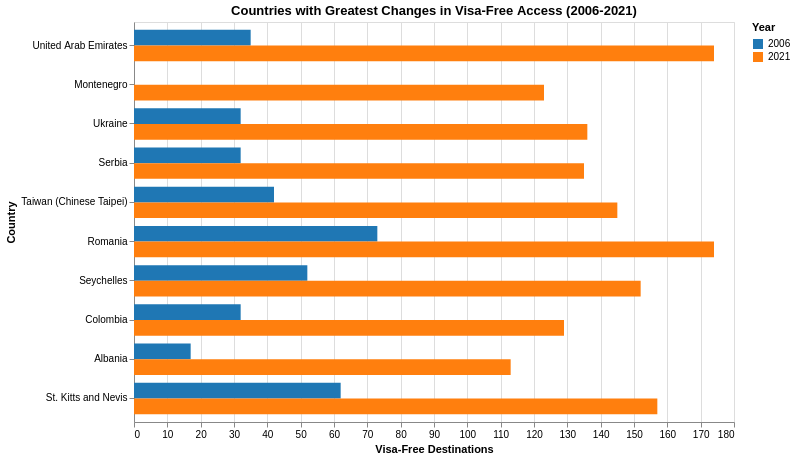

The code cell stored with this chart in its notebook:
### Markdown cell above
# Q2: Which countries have experienced the greatest changes as visa-free countries between 2006 and 2021?

We are request to show the visa-free changes on each country. The problem is that we are working with 199 countries and 15 years (15 categorized samples). Showing so many values in a single chart will only produce visaul noise. 

Since we are interested in showing only the top 5 or so, we will create a interactive integer inputs to set the rendered range (eg: from 0 to 5, from 12 to 18, from 0 to 10...). We will use a categorized palette. It will be a bar chart sinze "x" axis is not continuous. each country will have two bars, 2006 and 2021, to compare if it has increased or decreased. We will place the bars horizontally to be able to scale it in case we have many countries for rendering.

We are not only interested in the increment and decrement of new free-visa access, it is also relevant to know how much they had before and after. That is why we are not using a single bar (that can take positive and negative values) to represent the change.

### Code cell
# Calculate change in visa-free count between 2006 and 2021
data_2006 = rank_by_year[rank_by_year['year'] == 2006][['country', 'visa_free_count', 'region']].rename(columns={'visa_free_count': 'count_2006'})
data_2021 = rank_by_year[rank_by_year['year'] == 2021][['country', 'visa_free_count']].rename(columns={'visa_free_count': 'count_2021'})

# Merge and calculate change
changes = data_2006.merge(data_2021, on='country')
changes['change'] = changes['count_2021'] - changes['count_2006']
changes = changes.sort_values('change', ascending=False).reset_index(drop=True)
changes['rank'] = changes.index

# Prepare data for visualization (melt to long format)
changes_long = changes.melt(
    id_vars=['country', 'region', 'change', 'rank'],
    value_vars=['count_2006', 'count_2021'],
    var_name='year',
    value_name='visa_free_count'
)
changes_long['year'] = changes_long['year'].map({'count_2006': '2006', 'count_2021': '2021'})

# Create range sliders for selecting countries
start_slider = alt.binding_range(min=0, max=len(changes)-10, step=1, name='Start Rank: ')
end_slider = alt.binding_range(min=10, max=len(changes), step=1, name='End Rank: ')
start_select = alt.selection_point(name='start', fields=['start'], bind=start_slider, value=0)
end_select = alt.selection_point(name='end', fields=['end'], bind=end_slider, value=10)

# Horizontal bar chart
base = alt.Chart(changes_long).encode(
    y=alt.Y('country:N', title='Country', sort=alt.EncodingSortField(field='change', order='descending'), axis=alt.Axis(labelLimit=200)),
    x=alt.X('visa_free_count:Q', title='Visa-Free Destinations'),
    color=alt.Color('year:N', title='Year', scale=alt.Scale(scheme='category10')),
    yOffset=alt.YOffset('year:N'),
    tooltip=['country', 'region', 'year', 'visa_free_count', 'change']
).transform_calculate(
    start="0",
    end="10"
).add_params(
    start_select,
    end_select
).transform_filter(
    alt.datum.rank >= start_select.start
).transform_filter(
    alt.datum.rank < end_select.end
)

bars = base.mark_bar()

text_labels = base.transform_filter(
    alt.datum.year == '2021'
).mark_text(align='left', dx=3).encode(
    text=alt.Text('change:Q', format='+d')
)

# for some reason i loose the sorting when i add the text
# chart = (bars + text_labels).properties(
chart = (bars).properties(
    title='Countries with Greatest Changes in Visa-Free Access (2006-2021)',
    width=600,
    height=400
)

chart

### Figure 1 — Vega-Lite specification as saved in the notebook (floating-point values rounded to 4 significant figures; data arrays with more than 128 entries replaced by an {"elided": "..."} marker saying what was removed)
{"config": {"view": {"continuousWidth": 300, "continuousHeight": 300}}, "data": {"name": "data-6e8ccfe8cde5d08fa77cdd1177db22ca"}, "mark": {"type": "bar"}, "encoding": {"color": {"field": "year", "scale": {"scheme": "category10"}, "title": "Year", "type": "nominal"}, "tooltip": [{"field": "country", "type": "nominal"}, {"field": "region", "type": "nominal"}, {"field": "year", "type": "nominal"}, {"field": "visa_free_count", "type": "quantitative"}, {"field": "change", "type": "quantitative"}], "x": {"field": "visa_free_count", "title": "Visa-Free Destinations", "type": "quantitative"}, "y": {"axis": {"labelLimit": 200}, "field": "country", "sort": {"field": "change", "order": "descending"}, "title": "Country", "type": "nominal"}, "yOffset": {"field": "year", "type": "nominal"}}, "height": 400, "params": [{"name": "start", "select": {"type": "point", "fields": ["start"]}, "bind": {"input": "range", "max": 175, "min": 0, "name": "Start Rank: ", "step": 1}, "value": 0}, {"name": "end", "select": {"type": "point", "fields": ["end"]}, "bind": {"input": "range", "max": 185, "min": 10, "name": "End Rank: ", "step": 1}, "value": 10}], "title": "Countries with Greatest Changes in Visa-Free Access (2006-2021)", "transform": [{"calculate": "0", "as": "start"}, {"calculate": "10", "as": "end"}, {"filter": "(datum.rank >= start.start)"}, {"filter": "(datum.rank < end.end)"}], "width": 600, "$schema": "https://vega.github.io/schema/vega-lite/v5.20.1.json", "datasets": {"data-6e8ccfe8cde5d08fa77cdd1177db22ca": {"elided": "370 records"}}}
